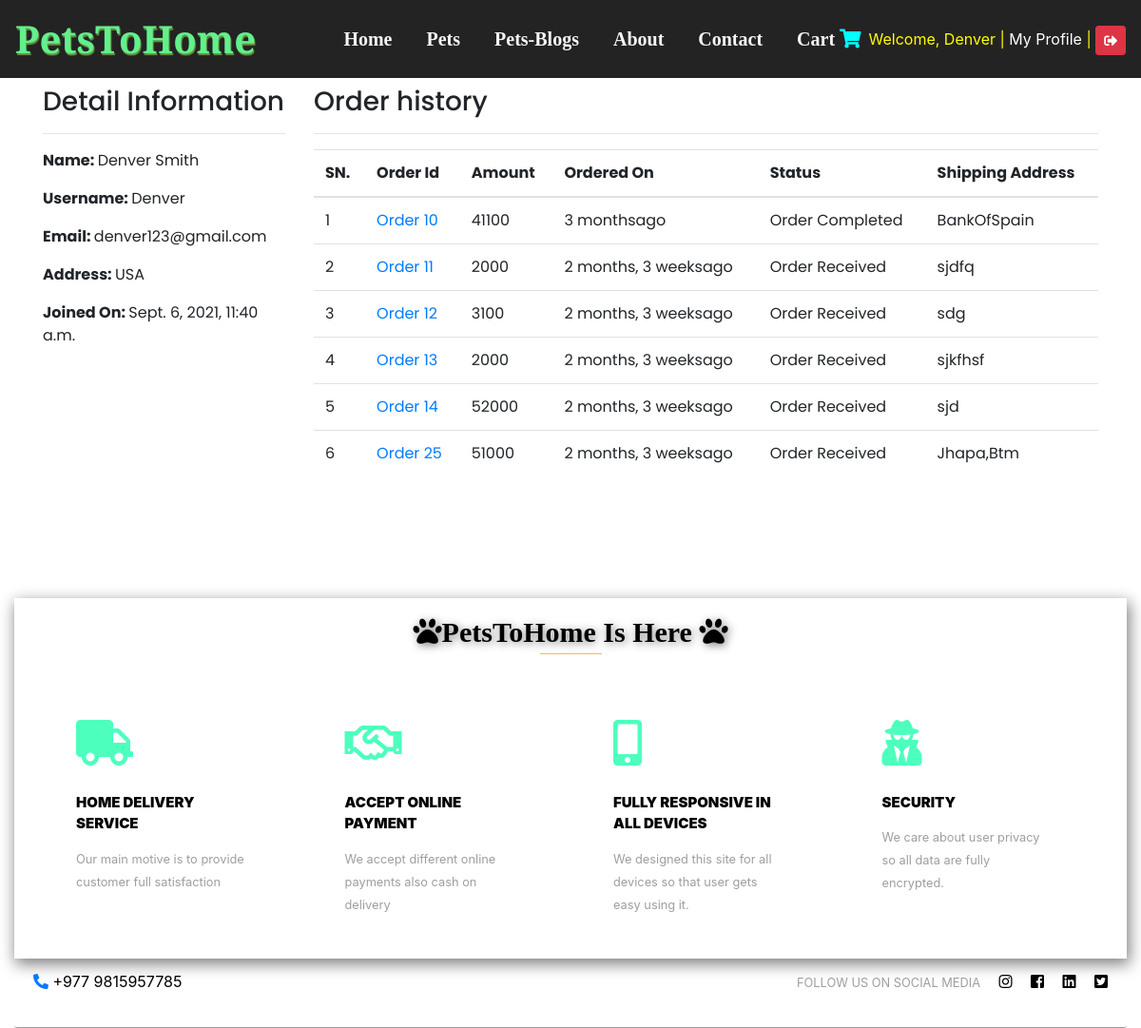
The page /profile/ (signed in) on the database its author committed.
### Main/models.py (models this page shows, shortened)
class Customer(models.Model):
    user=models.OneToOneField(User, on_delete=models.CASCADE)
    full_name=models.CharField(max_length=200)
    address=models.CharField(max_length=200, null=True)
    joined_on= models.DateTimeField(auto_now_add=True)

class Order(models.Model):
    cart=models.OneToOneField(Cart,on_delete=models.CASCADE)
    ordered_by=models.CharField(max_length=200)
    shipping_address=models.CharField(max_length=200)
    mobile=models.CharField(max_length=10)
    email=models.EmailField(null=True)
    subtotal=models.PositiveIntegerField()
    discount=models.PositiveIntegerField()
    total=models.PositiveIntegerField()
    order_status=models.CharField(max_length=50,choices=ORDER_STATUS)
    payment_method=models.CharField(max_length=20,choices=METHOD,default="Cash On Delivery")
    payment_completed=models.BooleanField(default=False,null=True,blank=True)

class Cart(models.Model):
    customer=models.ForeignKey(Customer, on_delete=models.SET_NULL, null=True)
    total=models.PositiveIntegerField(default=0)
    created_at=models.DateTimeField(auto_now_add=True)

### Main/views.py (the view)
# urls.py: path('profile/',CustomerProfileView.as_view(),name='customerprofile'),
class CustomerProfileView(TemplateView):
    template_name = 'customerprofile.html'
    def dispatch(self, request, *args, **kwargs):
        if request.user.is_authenticated and request.user.customer:
            pass
        else:
            return redirect("login/?next=/profile/")
        return super().dispatch(request,*args,**kwargs)
    def get_context_data(self, **kwargs):
        context=super().get_context_data(**kwargs)
        customer=self.request.user.customer
        context['customer']=customer
        orders=Order.objects.filter(cart__customer=customer)
        context['orders']=orders
        return context

### templates/customerprofile.html (shortened to what this page needs)
{% extends 'base.html' %}
{% block content %}
<div class="container">
    <div class="row">
        <div class="col-md-3">
            <h3>Detail Information</h3><hr>
            <p><span >Name: </span>{{customer.full_name}}</p>
            <p><span >Username: </span>{{customer.user.username}}</p>
            <p><span>Email: </span>{{customer.user.email}}</p>
            <p><span>Address: </span>{{customer.address}}</p>
            <p><span>Joined On: </span>{{customer.joined_on}}</p>
        </div>
        <div class="col-md-9">
            <h3>Order history</h3><hr>
            <table class="table">
                <thead>
                    <tr>
                        <th>SN.</th>
                        <th>Order Id</th>
                        <th>Amount</th>
                        <th>Ordered On</th>
                        <th>Status</th>
                        <th>Shipping Address</th>
                    </tr>
                </thead>
                <tbody>
                    {% for ord in orders %}
                    <tr>
                        <td>{{forloop.counter}}</td>
                        <td><a href="{% url 'cutomerdetail' ord.pk %}">Order {{ord.id}}</a></td>
                        <td>{{ord.total}}</td>
                        <td>{{ord.cart.created_at|timesince}}ago</td>
                        <td>{{ord.order_status}}</td>
                        <td>{{ord.shipping_address}}</td>
                    </tr>
                    {% endfor %}
                </tbody>
            </table>
        </div>
    </div>
</div>
{% endblock %}

### templates/base.html (shortened to what this page needs)
<!DOCTYPE html>
{% load static %}
<html lang="en">
<head>
    <link rel="stylesheet" href="https://cdnjs.cloudflare.com/ajax/libs/tailwindcss/1.4.6/tailwind.min.css">
    <link rel="stylesheet" href="static/css/styles.css">
    <link rel="stylesheet" href="https://stackpath.bootstrapcdn.com/bootstrap/4.3.1/css/bootstrap.min.css">
    <link rel="stylesheet" href="https://use.fontawesome.com/releases/v5.0.8/css/solid.css">
<link rel="stylesheet" href="https://use.fontawesome.com/releases/v5.0.8/css/fontawesome.css">
    <link rel="stylesheet" href="http://maxcdn.bootstrapcdn.com/font-awesome/4.2.0/css/font-awesome.min.css">
    <link rel="stylesheet" href="https://use.fontawesome.com/releases/v5.7.1/css/all.css">
</head>
<body>
{% load static %}
    {% include 'navbar.html' %}
     {% block content %}{% endblock %}
    {% include 'footer.html' %}
</body>
</html>

### templates/navbar.html (shortened to what this page needs)
<div id="navbar">
    <nav class="navbar navbar-expand-lg navbar-light navs">
            <a class="navbar-brand" href="#">PetsToHome</a>
            <div class="collapse navbar-collapse" id="navbarSupportedContent">
              <ul class="navbar-nav ml-auto">
                <li class="nav-item active">
                  <a class="nav-link navbar-txt" href="{% url 'main' %}">Home </a>
                </li>
                <li class="nav-item active">
                  <a class="nav-link navbar-txt" href="{% url 'pets' %}">Pets</a>
                </li>
                <li class="nav-item active">
                  <a class="nav-link  navbar-txt" href="#">Pets-Blogs</a>
                </li>
                <li class="nav-item active">
                  <a class="nav-link navbar-txt" href="{% url 'about' %}">About</a>
                </li>
                <li class="nav-item active">
                  <a class="nav-link navbar-txt" href="{% url 'contact' %}">Contact </a>
                </li>
                <li class="nav-item active">
                  <a class="nav-link navbar-txt" href="{% url 'mycart' %}"> Cart <i style="color: aqua;" class="fas fa-shopping-cart"></i> </a>
                </li>
                <li style="color: yellow;" class="mt-2">
                {% if request.user.customer %}
                Welcome, {{request.user.username}} |
                  <a href="{% url 'customerprofile' %}" style="color:white;">My Profile</a> |
                  <a href="{% url 'logout' %}"class="btn btn-danger btn-sm"> <i class="fas fa-sign-out-alt"></i></a>
                {% else %}
                </li>
                  </ul>
              <form class="form-inline ml-2 my-lg-0">
               <a href="{% url 'register' %}" class="btn btn-outline-success my-2 my-sm-0"> LOGIN</a>
              </form>
                {% endif %}
            </div>
          </nav>
</div>

### templates/footer.html (shortened to what this page needs)
<div class='container-fluid'>
    <div class="card" id="cards">
        <div class="heading text-center">
            <div class="head1"><i class="fas fa-paw fa-1x"></i>PetsToHome Is Here <i class="fas fa-paw fa-1x"></i></div>
            <p class="bdr"></p>
        </div>
        <div class="card-body">
            <div class="row m-0 pt-5">
                <div class="card col-12 col-md-3">
                    <div class="card-content"> <i class="fas fa-truck fa-3x"></i>
                        <div class="card-title"> HOME DELIVERY SERVICE </div>
                        <p><small>Our main motive is to provide customer full satisfaction</small></p>
                    </div>
                </div>
                <div class="card col-12 col-md-3">
                    <div class="card-content"> <i class="far fa-handshake fa-3x"></i>
                        <div class="card-title"> ACCEPT ONLINE PAYMENT </div>
                        <p><small>We accept different online payments also cash on delivery</small></p>
                    </div>
                </div>
                <div class="card col-12 col-md-3">
                    <div class="card-content"> <i class="fas fa-mobile-alt fa-3x"></i>
                        <div class="card-title"> FULLY RESPONSIVE IN ALL DEVICES </div>
                        <p><small>We designed this site for all devices so that user gets easy using it.</small></p>
                    </div>
                </div>
                <div class="card col-12 col-md-3">
                    <div class="card-content"> <i class="fas fa-user-secret fa-3x"></i>
                        <div class="card-title">SECURITY</div>
                        <p><small>We care about user privacy so all data are fully encrypted.</small></p>
                    </div>
                </div>
            </div>
        </div>
        <div class="card-footer row m-0">
            <p> <label> <i class="fas fa-phone fa-rotate-90 text-primary"></i> </label> +977 9815957785</p>
            <div>
                <p> <small class="follow-text">FOLLOW US ON SOCIAL MEDIA</small> <label class="footer-right"> <i class="fab fa-instagram"></i> <i class="fab fa-facebook-square"></i> <i class="fab fa-linkedin"></i> <i class="fab fa-twitter-square"></i> </label> </p>
            </div>
        </div>
    </div>
</div>

### static/css/styles.css (style rules this page uses)
.navs { width: 100%; background: rgb(36, 35, 35); position:fixed !important; z-index:1; width:100%; height: auto; text-align:center; vertical-align:middle; line-height:50px; top:0px; }
#navbar { height: 90px; width: 100%; display: flex; }
.navbar-brand { font-size: 40px !important; font-family: vollkorn; text-shadow: 1px 2px 1px #699942; font-weight: bold; color: rgb(98, 240, 141) !important; }
.navbar-txt { margin-left: 10px; font-size: 20px; font-family: Cambria, Cochin, Georgia, Times, 'Times New Roman', serif; font-weight: bold; color: whitesmoke !important; }
.nav-item { margin-left: 10px; }

### templates/customerprofile.html (style rules this page uses)
.navs { width: 100%; background: rgb(36, 35, 35); position:fixed !important; z-index:1; width:100%; height: auto; text-align:center; vertical-align:middle; line-height:50px; top:0px; }
#navbar { height: 90px; width: 100%; display: flex; }
.navbar-brand { font-size: 40px !important; font-family: vollkorn; text-shadow: 1px 2px 1px #699942; font-weight: bold; color: rgb(98, 240, 141) !important; }
.navbar-txt { margin-left: 10px; font-size: 20px; font-family: Cambria, Cochin, Georgia, Times, 'Times New Roman', serif; font-weight: bold; color: whitesmoke !important; }
.nav-item { margin-left: 10px; }
p span { font-weight: bold; }
.container { font-family: 'Poppins', sans-serif; }

### templates/footer.html (style rules this page uses)
.card { background-color: white; color: black; margin-top: 50px; border: none; background: none; }
.card-body { box-shadow: 2px 5px 15px 1px gray; }
.head1 { font-weight: 900; font-size: 30px; color: black; text-shadow: 2px 2px 10px gray; font-family:Cambria, Cochin, Georgia, Times, 'Times New Roman', serif; }
.bdr { border-bottom: 1.5px solid #FFB74D; width: 65px; margin-right: auto; margin-left: auto }
.card-footer { justify-content: space-between; border: none; background: none; border-bottom: 0.5px solid #9E9E9E }
.footer-right>i { margin-left: 15px }
.fa-handshake { color: #FFB74D }
.card-title { margin-bottom: .75rem; font-weight: 900; font-size: 15px; margin-top: 1.75rem }
.fa-3x { color: #FFB74D }
.card-content { padding-right: 40px; padding-left: 30px; padding-bottom: 10px; padding-top: 10px }
.card-content>p { color: #9E9E9E }
.heading { position: relative; top: 75px }
.follow-text { color: #9E9E9E }
.fa-3x { color: #4dffbd; }

### rows shown on the page
Customer: full_name "Denver Smith", user.username "Denver", user.email "denver123@gmail.com", address "USA", joined_on "Sept. 6, 2021, 11:40 a.m."
Order: id "10", total "41100", cart.created_at "3 months", order_status "Order Completed", shipping_address "BankOfSpain"
Order: id "11", total "2000", cart.created_at "2 months, 3 weeks", order_status "Order Received", shipping_address "sjdfq"
Order: id "12", total "3100", cart.created_at "2 months, 3 weeks", order_status "Order Received", shipping_address "sdg"
Order: id "13", total "2000", cart.created_at "2 months, 3 weeks", order_status "Order Received", shipping_address "sjkfhsf"
Order: id "14", total "52000", cart.created_at "2 months, 3 weeks", order_status "Order Received", shipping_address "sjd"
Order: id "25", total "51000", cart.created_at "2 months, 3 weeks", order_status "Order Received", shipping_address "Jhapa,Btm"

### other values the page prints
{{ request.user.username }} "Denver"
